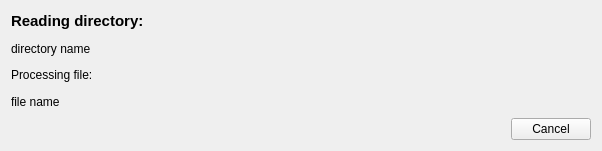
<?xml version="1.0" encoding="UTF-8"?>
<ui version="4.0">
 <class>ProgressForm</class>
 <widget class="QWidget" name="ProgressForm">
  <property name="windowModality">
   <enum>Qt::ApplicationModal</enum>
  </property>
  <property name="geometry">
   <rect>
    <x>0</x>
    <y>0</y>
    <width>602</width>
    <height>151</height>
   </rect>
  </property>
  <property name="windowTitle">
   <string>Refreshing database...</string>
  </property>
  <layout class="QGridLayout" name="gridLayout">
   <item row="1" column="0">
    <layout class="QVBoxLayout" name="verticalLayout">
     <item>
      <widget class="QLabel" name="label">
       <property name="text">
        <string>&lt;html&gt;&lt;head/&gt;&lt;body&gt;&lt;p&gt;&lt;span style=&quot; font-size:11pt; font-weight:600;&quot;&gt;Reading directory:&lt;/span&gt;&lt;/p&gt;&lt;/body&gt;&lt;/html&gt;</string>
       </property>
      </widget>
     </item>
     <item>
      <widget class="QLabel" name="directoryLabel">
       <property name="text">
        <string>directory name</string>
       </property>
      </widget>
     </item>
     <item>
      <widget class="QLabel" name="label_3">
       <property name="text">
        <string>&lt;html&gt;&lt;head/&gt;&lt;body&gt;&lt;p&gt;&lt;span style=&quot; font-size:11pt; font-weight:600;&quot;&gt;Processing file:&lt;/span&gt;&lt;/p&gt;&lt;/body&gt;&lt;/html&gt;</string>
       </property>
      </widget>
     </item>
     <item>
      <widget class="QLabel" name="fileLabel">
       <property name="text">
        <string>file name</string>
       </property>
      </widget>
     </item>
     <item>
      <layout class="QHBoxLayout" name="horizontalLayout">
       <item>
        <spacer name="horizontalSpacer">
         <property name="orientation">
          <enum>Qt::Horizontal</enum>
         </property>
         <property name="sizeHint" stdset="0">
          <size>
           <width>40</width>
           <height>20</height>
          </size>
         </property>
        </spacer>
       </item>
       <item>
        <widget class="QPushButton" name="cancelButton">
         <property name="text">
          <string>Cancel</string>
         </property>
        </widget>
       </item>
      </layout>
     </item>
    </layout>
   </item>
  </layout>
 </widget>
 <resources/>
 <connections/>
</ui>
